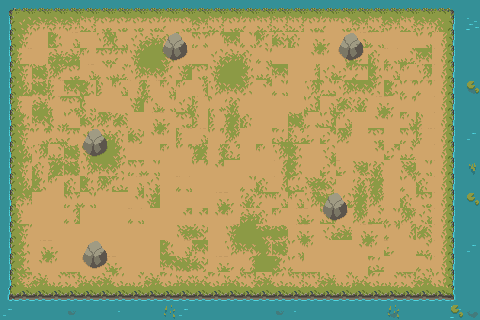

The image is a tile-based game level rendered from a .tmx file. Its description and complete source (layers, tilesets, objects, tile grids) follow:
An orthogonal 30x20 tile map with 16x16 px tiles, 3 tile layers (Tile Layer 1, Rocks, Flowers), 5 tilesets and 6 objects (ArenaEdge).

<map version="1.10" tiledversion="1.10.0" orientation="orthogonal" renderorder="right-down" width="30" height="20" tilewidth="16" tileheight="16" infinite="0" nextlayerid="5" nextobjectid="17">
 <tileset firstgid="1" source="../MapSprites/Ground_Tileset.tsx" />
 <tileset firstgid="331" source="../MapSprites/Rocks.tsx" />
 <tileset firstgid="346" source="../MapSprites/AnimatedWaterTileset.tsx" />
 <tileset firstgid="1226" source="../MapSprites/Water Ambience.tsx" />
 <tileset firstgid="1266" source="../MapSprites/WaterFlora.tsx" />
 <layer id="1" name="Tile Layer 1" width="30" height="20">
  <data encoding="csv">
225,226,227,226,227,226,227,226,227,226,226,227,226,226,227,226,227,226,227,227,227,227,227,227,227,227,227,227,226,228,
269,221,222,222,222,288,226,226,226,226,227,226,222,288,226,227,288,288,288,226,227,226,222,288,222,288,222,223,231,250,
269,243,231,256,248,231,276,225,232,233,234,247,229,273,277,297,278,300,234,248,249,231,248,251,231,231,275,250,231,250,
269,247,231,233,233,271,226,227,254,255,256,231,231,232,233,234,297,231,231,270,271,248,249,234,251,292,277,250,231,250,
269,243,299,279,226,248,297,292,276,277,278,254,226,254,255,256,292,277,231,272,232,230,227,256,252,271,276,250,231,250,
269,265,299,247,277,256,269,252,250,247,252,271,272,276,277,278,270,297,231,276,295,276,277,278,256,274,274,250,294,250,
269,247,233,274,226,225,231,231,254,252,297,232,247,296,235,231,231,231,231,294,248,301,235,248,249,273,231,250,251,250,
269,256,277,225,274,300,279,301,253,248,249,226,269,269,257,234,231,231,299,296,294,252,231,270,271,252,269,250,231,250,
269,243,275,295,227,232,233,234,300,270,271,247,248,273,279,231,231,293,291,249,230,279,231,226,231,229,247,250,231,272,
269,265,276,292,299,254,255,256,231,231,271,273,257,272,291,231,271,276,256,231,232,231,231,270,230,292,231,250,231,250,
269,243,234,257,299,276,277,278,229,297,231,231,273,270,231,231,231,250,256,231,230,249,298,235,231,298,297,250,231,250,
269,265,256,271,234,256,279,293,248,232,231,251,231,231,231,297,234,250,293,298,300,231,235,257,231,274,234,250,231,250,
247,222,253,231,229,297,231,231,270,254,231,231,231,248,249,235,227,252,252,276,299,232,257,279,253,234,226,250,231,250,
300,269,231,231,228,231,231,231,251,231,231,270,270,270,271,233,234,271,248,249,294,271,279,292,297,279,232,250,231,250,
269,243,231,231,231,231,231,231,231,231,231,298,300,253,254,255,237,237,248,249,232,233,248,249,274,250,301,250,231,250,
269,256,248,249,231,231,231,231,231,231,256,248,277,231,276,277,239,299,275,271,231,231,270,271,249,231,292,250,231,250,
269,256,270,271,231,231,248,249,231,231,277,299,300,248,249,228,255,256,274,231,231,231,231,293,231,231,297,250,231,250,
269,287,233,292,288,266,233,293,292,233,293,266,266,293,266,288,233,293,288,288,233,292,266,293,292,288,233,294,231,250,
269,298,299,300,231,231,231,231,231,231,231,231,231,231,231,231,231,231,231,231,231,231,231,231,347,347,347,347,231,250,
291,292,292,293,292,292,293,292,293,293,292,293,292,292,293,292,292,292,293,292,292,292,293,292,292,292,292,292,293,250
</data>
 </layer>
 <layer id="2" name="Rocks" width="30" height="20">
  <data encoding="csv">
439,523,523,523,523,523,523,523,523,523,523,523,523,523,523,523,523,523,523,523,523,523,523,523,523,523,523,523,440,435,
436,0,0,0,0,0,0,0,0,0,0,0,0,0,0,0,0,0,0,0,0,0,0,0,0,0,0,0,434,1242,
436,0,0,0,0,0,0,0,0,0,337,338,0,0,0,0,0,0,0,0,0,337,338,0,0,0,0,0,434,435,
436,0,0,0,0,0,0,0,0,0,340,341,0,0,0,0,0,0,0,0,0,340,341,0,0,0,0,0,434,435,
436,0,0,0,0,0,0,0,0,0,0,0,0,0,0,0,0,0,0,0,0,0,0,0,0,0,0,0,434,435,
436,0,0,0,0,0,0,0,0,0,0,0,0,0,0,0,0,0,0,0,0,0,0,0,0,0,0,0,434,1226,
436,0,0,0,0,0,0,0,0,0,0,0,0,0,0,0,0,0,0,0,0,0,0,0,0,0,0,0,434,435,
436,0,0,0,0,0,0,0,0,0,0,0,0,0,0,0,0,0,0,0,0,0,0,0,0,0,0,0,434,435,
436,0,0,0,0,337,338,0,0,0,0,0,0,0,0,0,0,0,0,0,0,0,0,0,0,0,0,0,434,1250,
436,0,0,0,0,340,341,0,0,0,0,0,0,0,0,0,0,0,0,0,0,0,0,0,0,0,0,0,434,435,
436,0,0,0,0,0,0,0,0,0,0,0,0,0,0,0,0,0,0,0,0,0,0,0,0,0,0,0,434,435,
436,0,0,0,0,0,0,0,0,0,0,0,0,0,0,0,0,0,0,0,0,0,0,0,0,0,0,0,434,435,
436,0,0,0,0,0,0,0,0,0,0,0,0,0,0,0,0,0,0,0,337,338,0,0,0,0,0,0,434,435,
436,0,0,0,0,0,0,0,0,0,0,0,0,0,0,0,0,0,0,0,340,341,0,0,0,0,0,0,434,435,
436,0,0,0,0,0,0,0,0,0,0,0,0,0,0,0,0,0,0,0,0,0,0,0,0,0,0,0,434,435,
436,0,0,0,0,337,338,0,0,0,0,0,0,0,0,0,0,0,0,0,0,0,0,0,0,0,0,0,434,1250,
436,0,0,0,0,340,341,0,0,0,0,0,0,0,0,0,0,0,0,0,0,0,0,0,0,0,0,0,434,435,
436,0,0,0,0,0,0,0,0,0,0,0,0,0,0,0,0,0,0,0,0,0,0,0,0,0,0,0,434,435,
527,347,347,347,347,347,347,347,347,347,347,347,347,347,347,347,347,347,347,347,347,347,347,347,347,347,347,347,528,435,
1250,435,435,435,1234,435,435,1258,435,435,435,1250,435,435,435,435,435,1234,1258,435,435,435,435,435,1226,435,435,435,1242,1226
</data>
 </layer>
 <layer id="3" name="Flowers" width="30" height="20">
  <data encoding="csv">
0,0,0,0,0,0,0,0,0,0,0,0,0,0,0,0,0,0,0,0,0,0,0,0,0,0,0,0,0,0,
0,0,0,0,0,0,0,0,0,0,0,0,0,0,0,0,0,0,0,0,0,0,0,0,0,0,0,0,0,0,
0,0,0,0,0,0,0,0,0,0,0,0,0,0,0,0,0,0,0,0,0,0,0,0,0,0,0,0,0,0,
0,0,0,0,0,0,0,0,0,0,0,0,0,0,0,0,0,0,0,0,0,0,0,0,0,0,0,0,0,0,
0,0,0,0,0,0,0,0,0,0,0,0,0,0,0,0,0,0,0,0,0,0,0,0,0,0,0,0,0,0,
0,0,0,0,0,0,0,0,0,0,0,0,0,0,0,0,0,0,0,0,0,0,0,0,0,0,0,0,0,1269,
0,0,0,0,0,0,0,0,0,0,0,0,0,0,0,0,0,0,0,0,0,0,0,0,0,0,0,0,0,0,
0,0,0,0,0,0,0,0,0,0,0,0,0,0,0,0,0,0,0,0,0,0,0,0,0,0,0,0,0,0,
0,0,0,0,0,0,0,0,0,0,0,0,0,0,0,0,0,0,0,0,0,0,0,0,0,0,0,0,0,0,
0,0,0,0,0,0,0,0,0,0,0,0,0,0,0,0,0,0,0,0,0,0,0,0,0,0,0,0,0,0,
0,0,0,0,0,0,0,0,0,0,0,0,0,0,0,0,0,0,0,0,0,0,0,0,0,0,0,0,0,1268,
0,0,0,0,0,0,0,0,0,0,0,0,0,0,0,0,0,0,0,0,0,0,0,0,0,0,0,0,0,0,
0,0,0,0,0,0,0,0,0,0,0,0,0,0,0,0,0,0,0,0,0,0,0,0,0,0,0,0,0,1269,
0,0,0,0,0,0,0,0,0,0,0,0,0,0,0,0,0,0,0,0,0,0,0,0,0,0,0,0,0,0,
0,0,0,0,0,0,0,0,0,0,0,0,0,0,0,0,0,0,0,0,0,0,0,0,0,0,0,0,0,0,
0,0,0,0,0,0,0,0,0,0,0,0,0,0,0,0,0,0,0,0,0,0,0,0,0,0,0,0,0,0,
0,0,0,0,0,0,0,0,0,0,0,0,0,0,0,0,0,0,0,0,0,0,0,0,0,0,0,0,0,0,
0,0,0,0,0,0,0,0,0,0,0,0,0,0,0,0,0,0,0,0,0,0,0,0,0,0,0,0,0,0,
0,0,0,0,0,0,0,0,0,0,0,0,0,0,0,0,0,0,0,0,0,0,0,0,0,0,0,0,0,0,
0,0,0,0,0,0,0,0,0,0,1267,0,0,0,0,0,0,0,0,0,0,0,0,0,1267,0,0,0,1269,0
</data>
 </layer>
 <objectgroup id="4" name="collision-layer">
  <object id="9" x="161.333" y="51.3333">
   <polygon points="1.66667,2.66667 7.74786,8 19.2436,8 26,2.66667 25.9957,-4.66667 20.5812,-8 7.11538,-8 1.66774,-5.04167" />
  </object>
  <object id="11" x="81.375" y="146.75">
   <polygon points="1.66667,2.66667 7.74786,8 19.2436,8 26,2.66667 25.9957,-4.66667 20.5812,-8 7.11538,-8 1.66774,-5.04167" />
  </object>
  <object id="12" x="81.125" y="259.875">
   <polygon points="1.66667,2.66667 7.74786,8 19.2436,8 26,2.66667 25.9957,-4.66667 20.5812,-8 7.11538,-8 1.66774,-5.04167" />
  </object>
  <object id="13" x="321.152" y="211.515">
   <polygon points="1.66667,2.66667 7.74786,8 19.2436,8 26,2.66667 25.9957,-4.66667 20.5812,-8 7.11538,-8 1.66774,-5.04167" />
  </object>
  <object id="14" x="337.636" y="50.9091">
   <polygon points="1.66667,2.66667 7.74786,8 19.2436,8 26,2.66667 25.9957,-4.66667 20.5812,-8 7.11538,-8 1.66774,-5.04167" />
  </object>
  <object id="15" name="ArenaEdge" x="448.333" y="288.333">
   <polygon points="0,0 -0.333333,-272.333 -432.667,-272 -432.333,0" />
  </object>
 </objectgroup>
</map>
